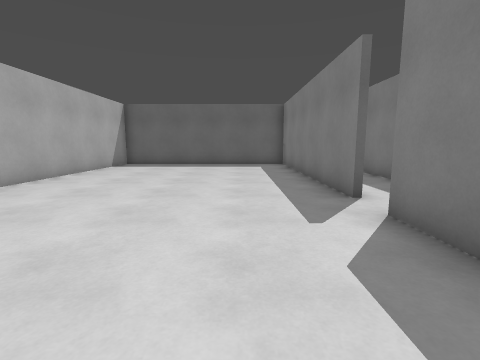
View 1 (above)

19 first-person views from a walk through a 3-D level made in the Godot game engine. The camera is 1.2 m above the floor, tilts 8° down and sees 85° across. The floor is counted in squares, 1 m on a side. Each view is taken from the middle of a square. On the plan, view 1 faces up. The plan holds only what a view shows up to about 12 squares ahead; the rest is blank. The place goes on beyond the plan. Door leaves are left out where a doorway can be walked through.

View 2
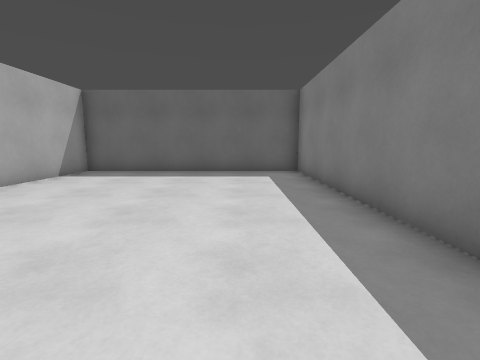

View 3
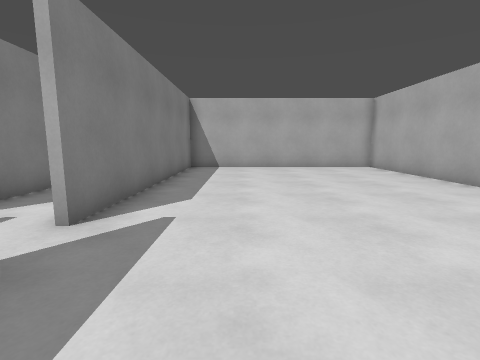

View 4
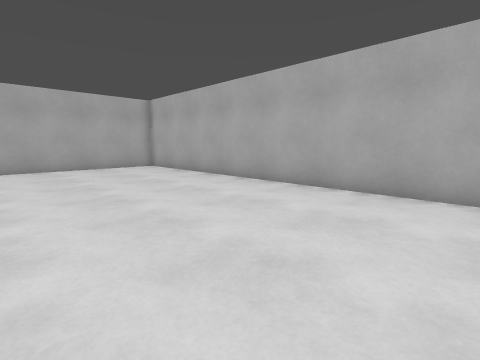

View 5
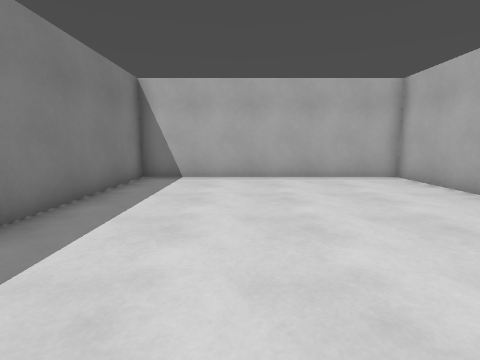

View 6
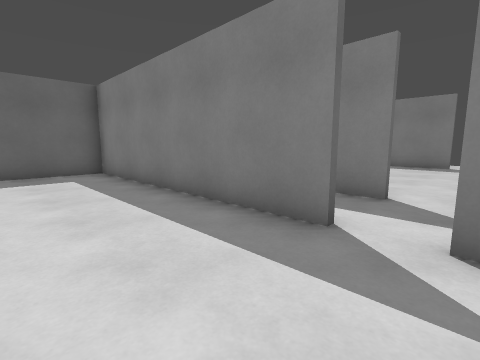

View 7
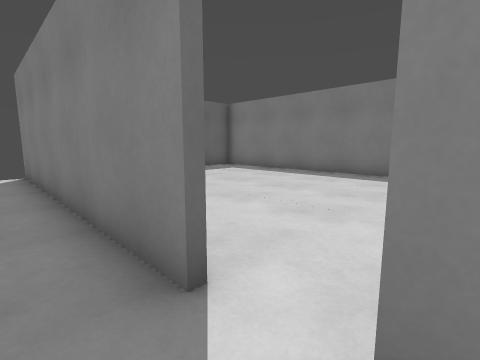

View 8
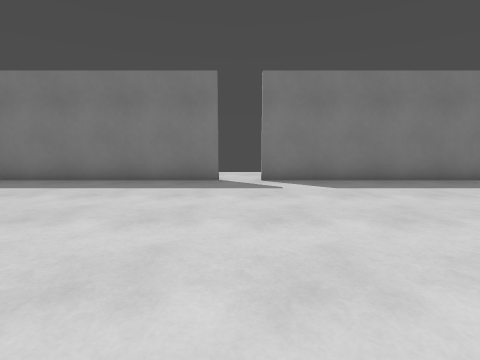

View 9
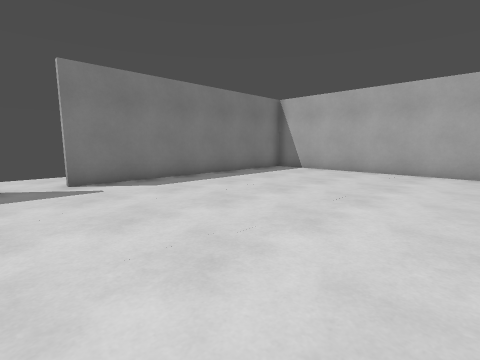

View 10
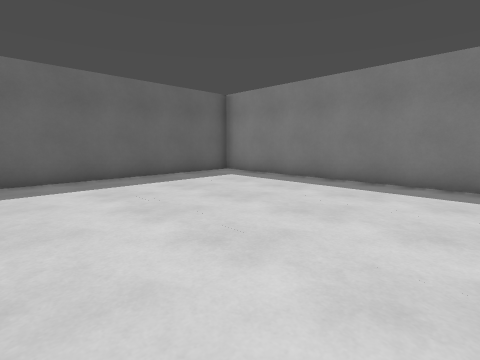

View 11
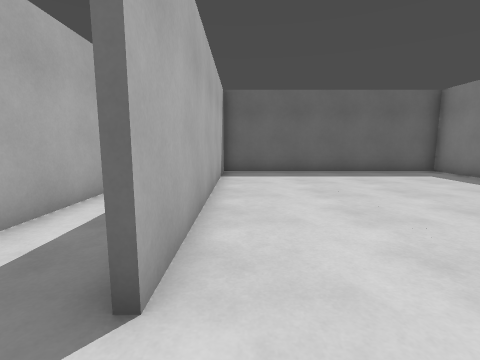

View 12
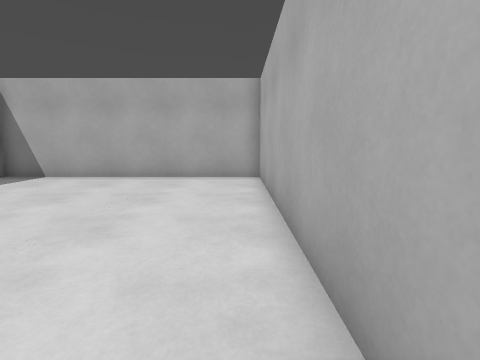

View 13
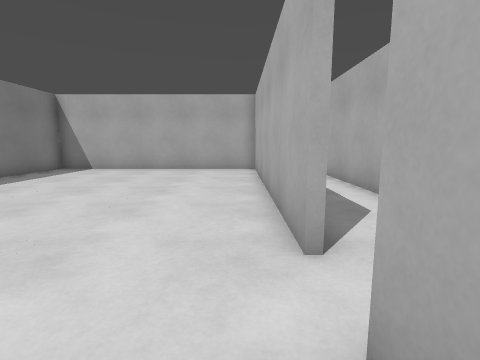

View 14
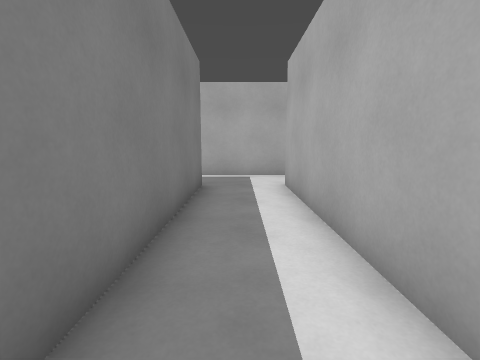

View 15
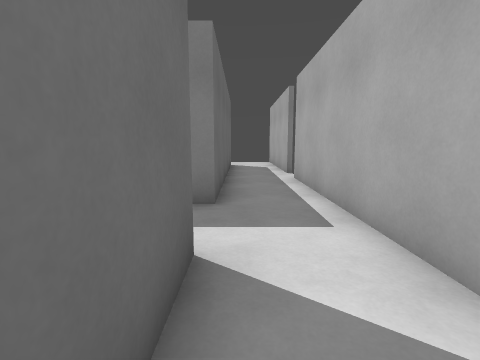

View 16
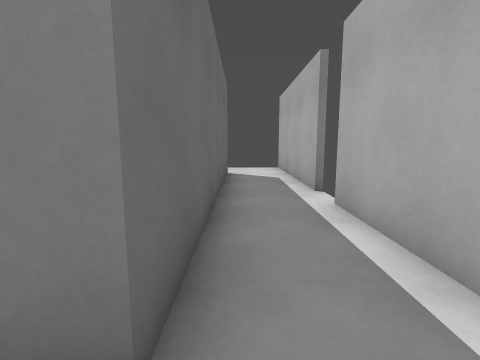

View 17
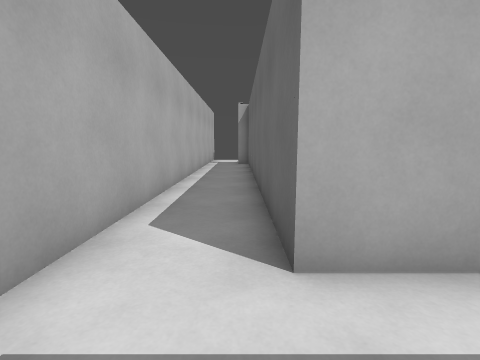

View 18
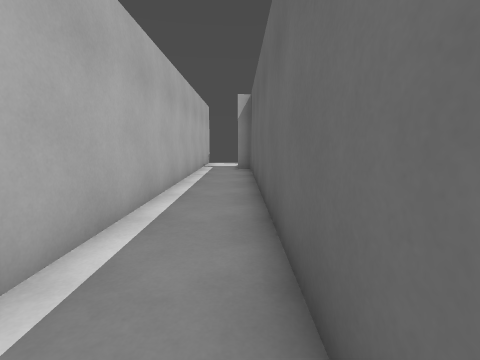

View 19
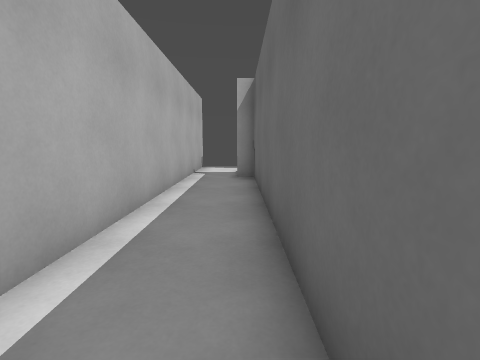

### Floor plan
Ten units are one square. View 1 is at (0, 0); x grows to the right and y downward. Boxes are objects, and circles mark ways between rooms. Rooms are numbered by the first view taken in them; rooms with no view inside come last. Other rooms are left out.
<svg viewBox="-108 -160 273 245">
<path fill="none" stroke="#000" d="M25 -56 25 -153 -66 -153 -66 53 25 53 25 -44M27 -9 27 55 -103 55 -103 61M105 79 160 79M51 -56 51 -155M144 55 51 55 51 -44M27 -102 27 -75M-100 79 92 79M53 -44 53 53 144 53 144 -44M144 -56 144 -153 53 -153 53 -56"/>
<circle cx="30" cy="-50" r="3" fill="#2a7"/>
<circle cx="145" cy="-50" r="3" fill="#2a7"/>
<circle cx="50" cy="-50" r="3" fill="#2a7"/>
<text x="-20" y="-60">1</text>
<text x="40" y="30">2</text>
<text x="90" y="-60">3</text>
</svg>
Room 1 opens to room 2. Room 2 opens to room 3.

Where each view was taken, in squares from view 1:
view 1: 0 up, 0 right, facing up
view 2: 4 up, 0 right, facing up
view 3: 8 up, 0 right, facing down
view 4: 8 up, 0 right, facing down-left
view 5: 4 up, 1 left, facing down
view 6: 4 up, 1 left, facing up-right
view 7: 4 up, 4 right, facing up-right
view 8: 5 up, 6 right, facing right
view 9: 6 up, 6 right, facing down-right
view 10: 6 up, 6 right, facing up-right
view 11: 4 up, 6 right, facing up
view 12: 4 up, 6 right, facing down
view 13: 7 up, 6 right, facing down
view 14: 2 up, 4 right, facing down
view 15: 6 down, 0 right, facing right
view 16: 6 down, 4 right, facing right
view 17: 6 down, 5 right, facing left
view 18: 6 down, 2 right, facing left
view 19: 6 down, 1 left, facing left
